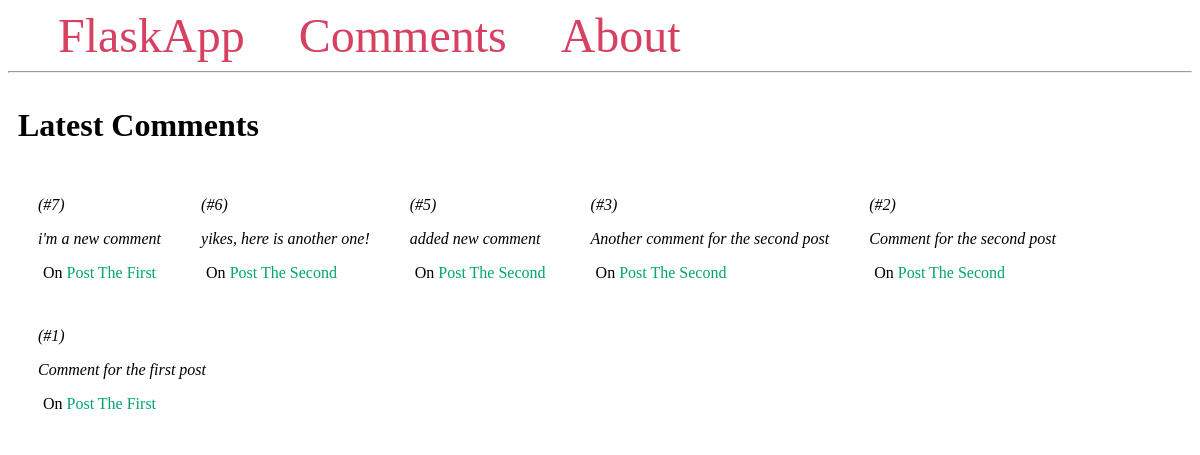
Page /comments/ on the committed database.
### app.py (models this page shows, shortened)
class Comment(db.Model):
  id = db.Column(db.Integer, primary_key=True)
  content = db.Column(db.Text)
  post_id = db.Column(db.Integer, db.ForeignKey('post.id'))

class Post(db.Model):
  id = db.Column(db.Integer, primary_key=True)
  title = db.Column(db.String(100))
  content = db.Column(db.Text)
  comments = db.relationship('Comment', backref='post')

### app.py (the view)
@app.route('/comments/')
def comments():
  comments = Comment.query.order_by(Comment.id.desc()).all()
  return render_template('comments.html', comments=comments)

### templates/comments.html
{% extends 'base.html' %}
{% block content %}
    <span class="title"><h1>{% block title %} Latest Comments {% endblock %}</h1></span>
    <div class="content">
                {% for comment in comments %}
                    <div class="comment">
                        <i>
                            (#{{ comment.id }})
                            <p>{{ comment.content }}</p>
                        </i>
                        <p class="title">
                        On <a href="{{ url_for('post',
                                                post_id=comment.post.id) }}">
                                {{ comment.post.title }}
                              </a>
                        </p>
                    </div>
                {% endfor %}
            </div>
    </div>
{% endblock %}

### templates/base.html (shortened to what this page needs)
<!DOCTYPE html>
<html lang="en">
<head>
</head>
<body>
    <nav>
        <a href="{{ url_for('index') }}">FlaskApp</a>
        <a href="{{ url_for('comments') }}">Comments</a>
        <a href="#">About</a>
    </nav>
    <hr>
    <div class="content">
        {% block content %} {% endblock %}
</body>
</html>

### templates/base.html (style rules this page uses)
.title { margin: 5px; }
.content { margin: 5px; width: 100%; display: flex; flex-direction: row; flex-wrap: wrap; }
.comment { padding: 10px; margin: 10px; background-color: #fff; }
.title a { color: #00a36f; text-decoration: none; }
nav a { color: #d64161; font-size: 3em; margin-left: 50px; text-decoration: none; }

### rows in the picture
Comment: id "7", content "i'm a new comment", post "Post The First"
Comment: id "6", content "yikes, here is another one!", post "Post The Second"
Comment: id "5", content "added new comment", post "Post The Second"
Comment: id "3", content "Another comment for the second post", post "Post The Second"
Comment: id "2", content "Comment for the second post", post "Post The Second"
Comment: id "1", content "Comment for the first post", post "Post The First"
